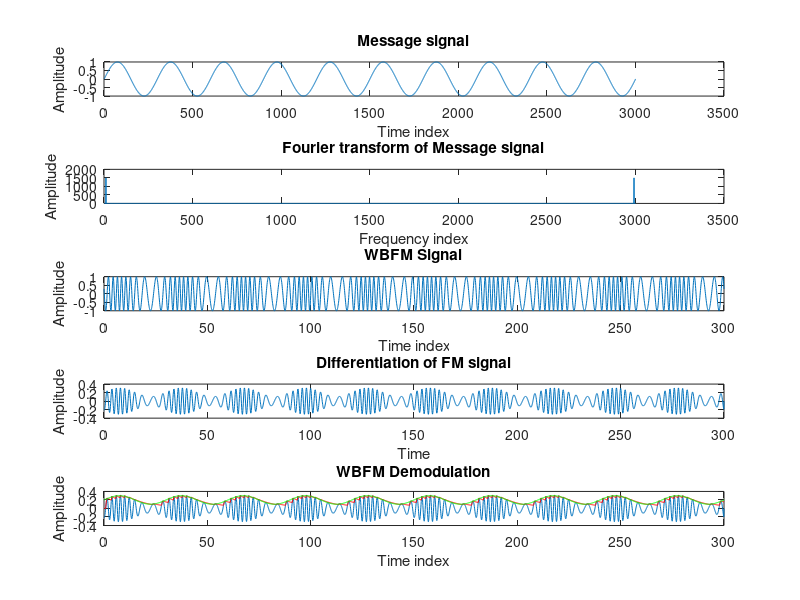

This figure's MATLAB source:
clc
clear all;
RLC=2*pi/10;
fc=100;
fm=10;
m=5;
s=300;
Dt=2*pi/1000;
t=0:.1:300;
M=sin(2*pi*fm*(t/s)); %message signal
subplot(511)
plot(M)
ylabel('Amplitude');xlabel('Time index');title('Message signal')
%fourier transform of message signal
M2=abs(fft(M));
subplot(512)
plot(M2)
ylabel('Amplitude');xlabel('Frequency index');title('Fourier transform of Message signal')
y=cos(2*pi*fc*(t/s)-(m.*cos(2*pi*fm*(t/s))));
subplot(513)
plot(t,y)
ylabel('Amplitude');xlabel('Time index');title('WBFM Signal')
%derivative of FM signal
l=length(y);
M1=(0.2+ (.3*sin((pi*t)/15))/3);
Ynew=diff(y);
Ynew(l)=0;
subplot(514)
plot(t,Ynew)
ylabel('Amplitude');xlabel('Time');title('Differentiation of FM signal')
%Envelope Detector
Yout=zeros(1,l);
Yout=0;
for i = 2:l
    if Ynew(i)> Yout(i-1)
        Yout(i)=Ynew(i);
    else
        Yout(i)=Yout(i-1)*exp(-Dt/RLC);
    end
end
%
%Plots
%
subplot(515)
plot(t,Ynew)
ylabel('Amplitude');xlabel('Time index');title('WBFM Demodulation')
hold on
plot(t,Yout,'r')
hold on
plot(t,M1,'g')

